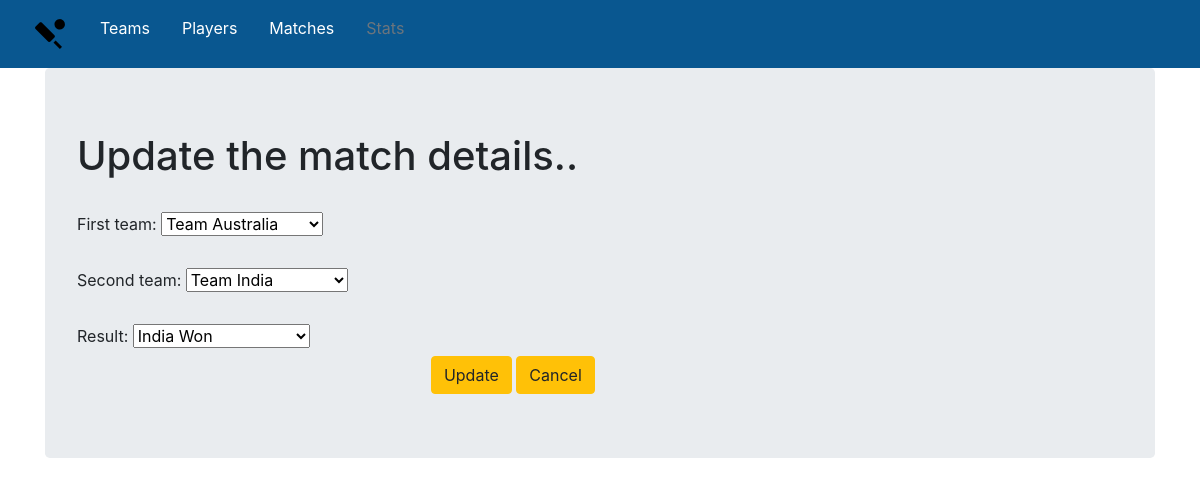
The app's page /matches/update/1 with its own data.
### matches/models.py (models this page shows, shortened)
class Match(models.Model):
    DRAW = 'D'
    ABANDONED = 'A'
    COMPLETED = 'C'
    WIN = 'W'
    LOSS = 'L'
    PENDING = 'P'
    RUNNING = 'R'
    RESULT = [
        ('NOT STARTED', 'FIXTURE'),
        ('ON GOING', 'IN PROGRESS'),
        ('ABANDONED', 'ABANDONED'),
    ]
    TEAMS = [
        ('--------------------', '---------------------'),
        ('Team Australia', 'Australia Won'),
        ('Team India', 'India Won'),
        ('Team Pakistan', 'Pakistan Won'),
        ('Team South Africa', 'South Africa Won'),
        ('Team Srilanka', 'Srilanka Won'),
        ('Team WestIndies', 'WestIndies Won'),
        ('Team England', 'England Won'),
    ]
    first_team = models.ForeignKey(Team, related_name='match_first_team', on_delete=models.CASCADE, default='')
    second_team = models.ForeignKey(Team, related_name='match_second_team', on_delete=models.CASCADE, default='')
    start_time = models.DateField(auto_now_add=True)
    RESULT.extend(TEAMS)
    result = models.CharField(max_length=100, choices=RESULT, default='')
    objects = MatchQuerySet.as_manager()
    class Meta:
        verbose_name_plural = 'Matches'

### matches/views.py (the view)
# urls.py: path('update/<int:pk>', views.MatchUpdate.as_view(), name='match_update'),
class MatchUpdate(UpdateView):
    model = Match
    fields = ['first_team', 'second_team', 'result']
    template_name_suffix = '_update_form'

### teams/models.py (called while the page is built)
    def __str__(self):
        return self.name

### matches/templates/matches/match_update_form.html (shortened to what this page needs)
{% extends 'teams/base.html' %}
{% block body_block %}
    <h1>Update the match details..</h1><br/>
    <form method="post">
        {{ form.first_team.label_tag }}
        {{ form.first_team }}
        <br/>
        <br/>
        {{ form.second_team.label_tag }}
        {{ form.second_team }}
        <br/>
        <br/>
        <label for="id_status">Result:  </label>
        <select id="status" name="result" class="mdb-select md-form">
            {% for status in form.result %}
                {{status}}
            {% endfor %}
        </select>
        <div class="col-md-10 text-center">
            <button class="btn btn-warning" value="submit">Update</button>
            <a class="btn btn-warning" href="{% url 'match:match_list' %}">Cancel</a>
        </div>
    </form>
{% endblock %}

### records on screen
Match: first_team "Team Australia", second_team "Team India", result "India Won"
